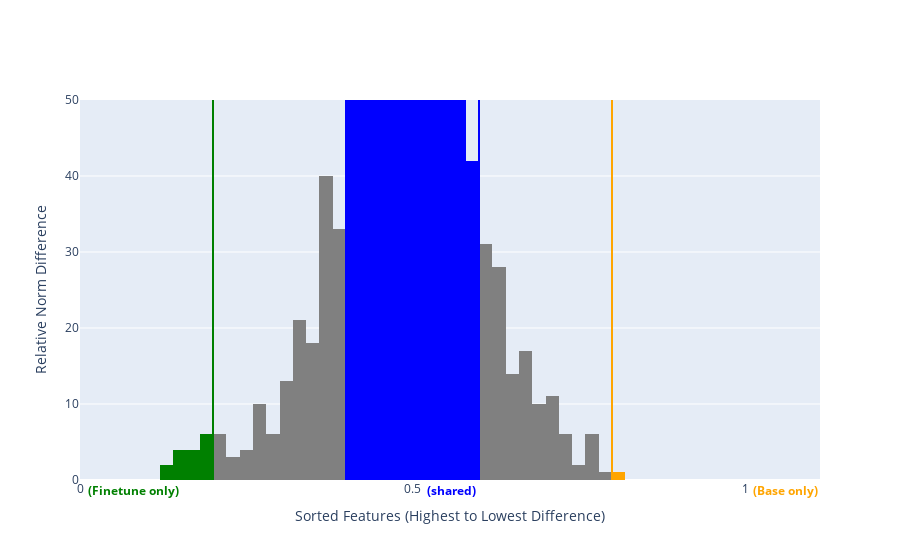

The code cell stored with this chart in its notebook:
### Code cell
# Create masks for each category
finetune_only_mask = norm_diffs[alive_mask] <= 0.2
base_only_mask = norm_diffs[alive_mask] >= 0.8
shared_mask = (0.4 <= norm_diffs[alive_mask]) & (norm_diffs[alive_mask] <= 0.6)
other_mask = ~(finetune_only_mask | base_only_mask | shared_mask)

# Create figure
fig = go.Figure()

# Add histogram traces for each category
fig.add_trace(
    go.Histogram(
        x=norm_diffs[alive_mask][finetune_only_mask],
        name="Finetune only",
        marker_color="green",
        nbinsx=50,
    )
)

fig.add_trace(
    go.Histogram(
        x=norm_diffs[alive_mask][base_only_mask],
        name="Base only",
        marker_color="orange",
        nbinsx=50,
    )
)

fig.add_trace(
    go.Histogram(
        x=norm_diffs[alive_mask][shared_mask],
        name="Shared",
        marker_color="blue",
        nbinsx=50,
    )
)

fig.add_trace(
    go.Histogram(
        x=norm_diffs[alive_mask][other_mask],
        name="Other",
        marker_color="grey",
        nbinsx=50,
    )
)

fig.update_layout(
    annotations=[
        dict(
            x=0,
            y=0,
            xref="x",
            yref="paper",
            text="  <b>(Finetune only)</b>",
            showarrow=False,
            yanchor="top",
            xanchor="left",
            font=dict(color="green"),
        ),
        dict(
            x=0.5,
            y=0,
            xref="x",
            yref="paper",
            text="    <b>(shared)</b>",
            showarrow=False,
            yanchor="top",
            xanchor="left",
            font=dict(color="blue"),
        ),
        dict(
            x=1,
            y=0,
            xref="x",
            yref="paper",
            text="  <b>(Base only)</b>",
            showarrow=False,
            yanchor="top",
            xanchor="left",
            font=dict(color="orange"),
        ),
    ],
    shapes=[
        dict(  # Finetune threshold
            type="line",
            x0=0.2,
            y0=0,
            x1=0.2,
            y1=1,
            xref="x",
            yref="paper",
            line=dict(color="green", width=2),
        ),
        dict(  # Base threshold
            type="line",
            x0=0.8,
            y0=0,
            x1=0.8,
            y1=1,
            xref="x",
            yref="paper",
            line=dict(color="orange", width=2),
        ),
        dict(  # Shared lower
            type="line",
            x0=0.4,
            y0=0,
            x1=0.4,
            y1=1,
            xref="x",
            yref="paper",
            line=dict(color="blue", width=2),
        ),
        dict(  # Shared upper
            type="line",
            x0=0.6,
            y0=0,
            x1=0.6,
            y1=1,
            xref="x",
            yref="paper",
            line=dict(color="blue", width=2),
        ),
    ],
    showlegend=False,
)

fig.update_xaxes(tickvals=[0, 0.5, 1])
fig.update_xaxes(title="Sorted Features (Highest to Lowest Difference)")
fig.update_yaxes(title="Relative Norm Difference", range=[0, 50])
fig.update_layout(barmode="stack")
fig.show()

### Figure 1 — Plotly figure (JSON) as saved in the notebook; plotly's stock layout.template omitted (floating-point values rounded to 4 significant figures; data arrays with more than 128 entries replaced by an {"elided": "..."} marker saying what was removed)
{"data": [{"marker": {"color": "green"}, "name": "Finetune only", "nbinsx": 50, "type": "histogram", "x": [0.182, 0.1471, 0.1673, 0.1608, 0.1498, 0.1967, 0.1807, 0.1232, 0.1719, 0.1516, 0.1812, 0.1798, 0.1931, 0.184, 0.1284, 0.1408]}, {"marker": {"color": "orange"}, "name": "Base only", "nbinsx": 50, "type": "histogram", "x": [0.816]}, {"marker": {"color": "blue"}, "name": "Shared", "nbinsx": 50, "type": "histogram", "x": {"elided": "53937 float values"}}, {"marker": {"color": "grey"}, "name": "Other", "nbinsx": 50, "type": "histogram", "x": {"elided": "280 float values"}}], "layout": {"annotations": [{"font": {"color": "green"}, "showarrow": false, "text": "  <b>(Finetune only)</b>", "x": 0, "xanchor": "left", "xref": "x", "y": 0, "yanchor": "top", "yref": "paper"}, {"font": {"color": "blue"}, "showarrow": false, "text": "    <b>(shared)</b>", "x": 0.5, "xanchor": "left", "xref": "x", "y": 0, "yanchor": "top", "yref": "paper"}, {"font": {"color": "orange"}, "showarrow": false, "text": "  <b>(Base only)</b>", "x": 1, "xanchor": "left", "xref": "x", "y": 0, "yanchor": "top", "yref": "paper"}], "barmode": "stack", "shapes": [{"line": {"color": "green", "width": 2}, "type": "line", "x0": 0.2, "x1": 0.2, "xref": "x", "y0": 0, "y1": 1, "yref": "paper"}, {"line": {"color": "orange", "width": 2}, "type": "line", "x0": 0.8, "x1": 0.8, "xref": "x", "y0": 0, "y1": 1, "yref": "paper"}, {"line": {"color": "blue", "width": 2}, "type": "line", "x0": 0.4, "x1": 0.4, "xref": "x", "y0": 0, "y1": 1, "yref": "paper"}, {"line": {"color": "blue", "width": 2}, "type": "line", "x0": 0.6, "x1": 0.6, "xref": "x", "y0": 0, "y1": 1, "yref": "paper"}], "showlegend": false, "xaxis": {"tickvals": [0, 0.5, 1], "title": {"text": "Sorted Features (Highest to Lowest Difference)"}}, "yaxis": {"range": [0, 50], "title": {"text": "Relative Norm Difference"}}}}
